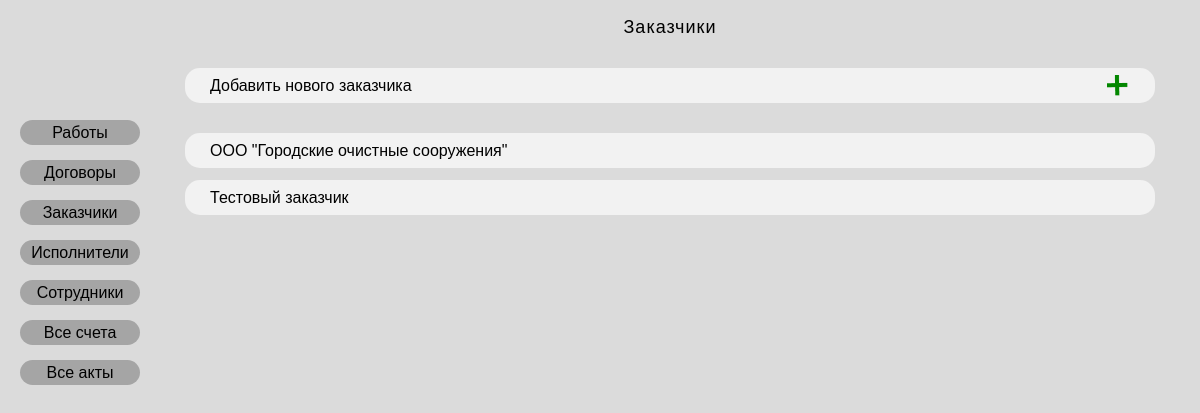
The page /contract/customer_list/ on the database its author committed.
### vcrdocumentsproject/apps/document/models.py (models this page shows, shortened)
class Customers(models.Model):
    customer_code = models.AutoField('Код заказчика', primary_key=True)
    organization_name = models.CharField('Название организации', max_length = 250)
    post_index = models.CharField('Почтовый индекс', max_length = 6)
    inn = models.CharField('ИНН', max_length=10)
    kpp = models.CharField('КПП', max_length=9)
    address = models.CharField('Адрес', max_length=100)
    payment_account = models.CharField('Рассчетный счёт', max_length=20)
    bik = models.CharField('БИК', max_length=9, blank=True)
    сorrespondent_bill = models.CharField('Корреспондентский счёт', max_length=20, blank=True)
    ogrn = models.CharField('ОГРН', max_length=13, blank=True)
    fio = models.CharField('Фамилия, имя и отчество', max_length=100, blank=True)
    hide = models.BooleanField('Скрыть заказчика', default=False, null=True)
    class Meta:
        verbose_name = "Заказчик"
        verbose_name_plural = "Заказчики"

### vcrdocumentsproject/apps/document/views.py (the view)
# urls.py: path('customer_list/', views.customer_list, name='customer_list'),
def customer_list(request):
    customer_list = Customers.objects.all()
    return render(request, 'document/customer_list.html', {'customer_list' : customer_list})

### vcrdocumentsproject/templates/document/customer_list.html (shortened to what this page needs)
{% extends 'base.html' %}
{% block content %}
{% load static %}
<div class="content-container">
    <p class="title">Заказчики</p>
<a class="add-link" href="{% url 'contract:customer_add_form' %}">Добавить нового заказчика<img class="plus-img" src="{% static 'document/images/plus.png' %}"></a>
    {% if customer_list %}
        {% for a in customer_list %}
            <a class="item" href="{% url 'contract:customer' a.customer_code %}">{{a.organization_name}}</a>
        {% endfor %}
    {% endif %}
    </div>
{% endblock %}

### vcrdocumentsproject/apps/document/static/document/css/style.css (style rules this page uses)
* { box-sizing: border-box; }
.content-container { padding-top: 17px; width: 970px; margin-bottom: 15px; }
a { text-decoration: none; color: black; }
p { width: 220px; }
html { overflow-y: scroll; }
body { display: flex; background-color: rgba(196, 196, 196, 0.6); font-family: sans-serif; font-style: normal; font-weight: normal; font-size: 16px; line-height: 21px; cursor: default; }
.add-link { display: flex; align-items: center; justify-content: space-between; background-color: rgba(242, 242, 242, 1); width: 970px; height: 35px; padding-left: 25px; padding-right: 25px; color: black; border-radius: 15px; margin-bottom: 30px; }
.plus-img { width: 25px; }
.item { margin-bottom: 12px; display: flex; align-items: center; background-color: rgba(242, 242, 242, 1); width: 970px; height: 35px; padding-left: 25px; padding-right: 25px; border-radius: 15px; justify-content: space-between; }
.title { width: 970px; margin-top: 0px; text-align: center; font-size: 18px; margin-bottom: 30px; letter-spacing: 1px; }

### rows shown on the page
Customers: organization_name "ООО \"Городские очистные сооружения\""
Customers: organization_name "Тестовый заказчик"
